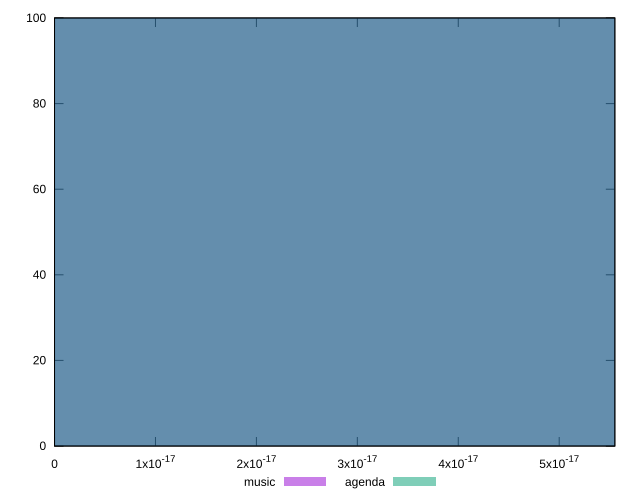

The script that saved this image:
reset

$music <<EOF
0 100
EOF

$agenda <<EOF
0 100
EOF

set key outside below
set boxwidth 1e-12
set xrange [0:5.551115123125783e-17]
set yrange [0:100]
set trange [0:100]
set style fill transparent solid 0.5 noborder
set terminal svg size 640, 500 enhanced background rgb 'white'
set output "report/report_00029_2021-02-24T13-36-40.390Z/meta/score-difference/comparison/histogram/0_vs_1.svg"

plot $music title "music" with boxes, \
     $agenda title "agenda" with boxes

reset
